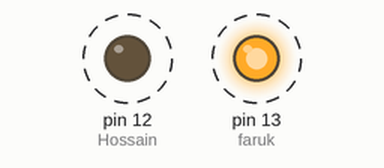
Recording of a sketch running on a simulated Arduino Uno, built with avr-gcc and run on an emulated ATmega328P. Parts: output pins drawn as LEDs (lit = HIGH). Dashed ring = blinking.

Above: at 0.05 s.
Timing chart, 0 to 3.0 s (numbered marks = the images above):
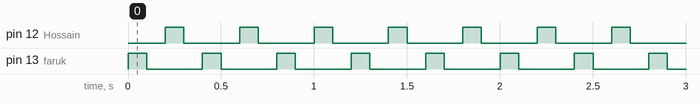

Measured:
- by itself, pin 12 (Hossain), pin 13 (faruk): alternates HIGH for 0.10 s and LOW for 0.30 s

The sketch:

faruk.ino
```cpp
int faruk=13;

int Hossain=12;
// the setup function runs once when you press reset or power the board
void setup() {
  // initialize digital pin LED_BUILTIN as an output.
  pinMode(faruk, OUTPUT);
  pinMode(Hossain, OUTPUT);
}

// the loop function runs over and over again forever
void loop() {
  digitalWrite(faruk, HIGH);   // turn the LED on (HIGH is the voltage level)
  delay(100);                       // wait for a second
  digitalWrite(faruk, LOW);    // turn the LED off by making the voltage LOW
  delay(100);              // wait for a second

    digitalWrite(Hossain, HIGH);   // turn the LED on (HIGH is the voltage level)
  delay(100);                       // wait for a second
  digitalWrite(Hossain, LOW);    // turn the LED off by making the voltage LOW
  delay(100);              // wait for a second


}
```
